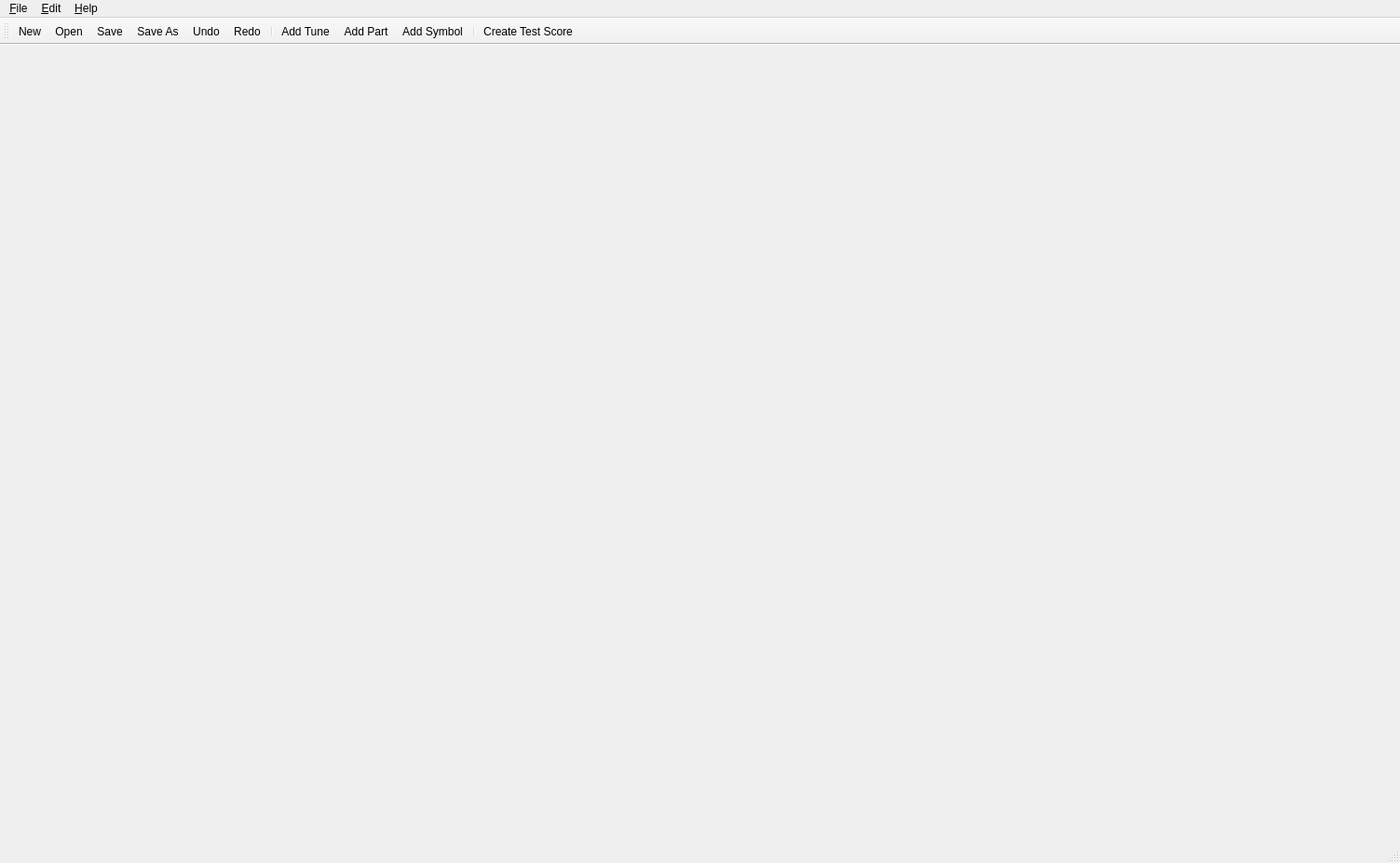
<?xml version="1.0" encoding="UTF-8"?>
<ui version="4.0">
 <class>MainWindow</class>
 <widget class="QMainWindow" name="MainWindow">
  <property name="geometry">
   <rect>
    <x>0</x>
    <y>0</y>
    <width>1503</width>
    <height>926</height>
   </rect>
  </property>
  <property name="windowTitle">
   <string>MainWindow</string>
  </property>
  <widget class="QWidget" name="centralwidget"/>
  <widget class="QStatusBar" name="statusbar"/>
  <widget class="QMenuBar" name="menuBar">
   <property name="geometry">
    <rect>
     <x>0</x>
     <y>0</y>
     <width>1503</width>
     <height>22</height>
    </rect>
   </property>
   <widget class="QMenu" name="fileMenu">
    <property name="title">
     <string>&amp;File</string>
    </property>
    <addaction name="fileNewAction"/>
    <addaction name="fileOpenAction"/>
    <addaction name="fileSaveAction"/>
    <addaction name="fileSaveAsAction"/>
    <addaction name="fileQuitAction"/>
   </widget>
   <widget class="QMenu" name="editMenu">
    <property name="title">
     <string>&amp;Edit</string>
    </property>
    <addaction name="editAddTuneAction"/>
    <addaction name="editAddSymbolsAction"/>
    <addaction name="editSettingsAction"/>
   </widget>
   <widget class="QMenu" name="menu_Help">
    <property name="title">
     <string>&amp;Help</string>
    </property>
    <addaction name="helpAboutAction"/>
   </widget>
   <addaction name="fileMenu"/>
   <addaction name="editMenu"/>
   <addaction name="menu_Help"/>
  </widget>
  <widget class="QToolBar" name="mainToolBar">
   <property name="windowTitle">
    <string>toolBar</string>
   </property>
   <property name="iconSize">
    <size>
     <width>26</width>
     <height>26</height>
    </size>
   </property>
   <property name="toolButtonStyle">
    <enum>Qt::ToolButtonTextUnderIcon</enum>
   </property>
   <property name="floatable">
    <bool>false</bool>
   </property>
   <attribute name="toolBarArea">
    <enum>TopToolBarArea</enum>
   </attribute>
   <attribute name="toolBarBreak">
    <bool>false</bool>
   </attribute>
   <addaction name="fileNewAction"/>
   <addaction name="fileOpenAction"/>
   <addaction name="fileSaveAction"/>
   <addaction name="fileSaveAsAction"/>
   <addaction name="editUndoAction"/>
   <addaction name="editRedoAction"/>
   <addaction name="separator"/>
   <addaction name="editAddTuneAction"/>
   <addaction name="editAddTunePartAction"/>
   <addaction name="editAddSymbolsAction"/>
   <addaction name="separator"/>
   <addaction name="editCreateTestScore"/>
  </widget>
  <action name="fileNewAction">
   <property name="icon">
    <iconset resource="app_resources.qrc">
     <normaloff>:/application/document-new</normaloff>:/application/document-new</iconset>
   </property>
   <property name="text">
    <string>&amp;New</string>
   </property>
   <property name="shortcut">
    <string>Ctrl+N</string>
   </property>
  </action>
  <action name="fileQuitAction">
   <property name="text">
    <string>&amp;Quit</string>
   </property>
   <property name="shortcut">
    <string>Ctrl+Q</string>
   </property>
  </action>
  <action name="editAddTuneAction">
   <property name="icon">
    <iconset resource="app_resources.qrc">
     <normaloff>:/application/tune-new</normaloff>:/application/tune-new</iconset>
   </property>
   <property name="text">
    <string>Add &amp;Tune</string>
   </property>
   <property name="shortcut">
    <string>Ctrl+T</string>
   </property>
  </action>
  <action name="editAddSymbolsAction">
   <property name="icon">
    <iconset resource="app_resources.qrc">
     <normaloff>:/application/tune-add-symbols</normaloff>:/application/tune-add-symbols</iconset>
   </property>
   <property name="text">
    <string>Add &amp;Symbol</string>
   </property>
   <property name="shortcut">
    <string>Ctrl+I</string>
   </property>
  </action>
  <action name="fileOpenAction">
   <property name="icon">
    <iconset resource="app_resources.qrc">
     <normaloff>:/application/document-open</normaloff>:/application/document-open</iconset>
   </property>
   <property name="text">
    <string>&amp;Open</string>
   </property>
   <property name="shortcut">
    <string>Ctrl+O</string>
   </property>
  </action>
  <action name="fileSaveAction">
   <property name="icon">
    <iconset resource="app_resources.qrc">
     <normaloff>:/application/document-save</normaloff>:/application/document-save</iconset>
   </property>
   <property name="text">
    <string>&amp;Save</string>
   </property>
   <property name="shortcut">
    <string>Ctrl+S</string>
   </property>
  </action>
  <action name="fileSaveAsAction">
   <property name="icon">
    <iconset resource="app_resources.qrc">
     <normaloff>:/application/document-save-as</normaloff>:/application/document-save-as</iconset>
   </property>
   <property name="text">
    <string>Save As</string>
   </property>
   <property name="shortcut">
    <string>Ctrl+Shift+S</string>
   </property>
  </action>
  <action name="editUndoAction">
   <property name="enabled">
    <bool>true</bool>
   </property>
   <property name="icon">
    <iconset resource="app_resources.qrc">
     <normaloff>:/application/edit-undo</normaloff>:/application/edit-undo</iconset>
   </property>
   <property name="text">
    <string>Undo</string>
   </property>
   <property name="toolTip">
    <string>Undo</string>
   </property>
   <property name="shortcut">
    <string>Ctrl+Z</string>
   </property>
   <property name="visible">
    <bool>true</bool>
   </property>
  </action>
  <action name="editRedoAction">
   <property name="icon">
    <iconset resource="app_resources.qrc">
     <normaloff>:/application/edit-redo</normaloff>:/application/edit-redo</iconset>
   </property>
   <property name="text">
    <string>Redo</string>
   </property>
   <property name="toolTip">
    <string>Redo</string>
   </property>
   <property name="shortcut">
    <string>Ctrl+Shift+Z</string>
   </property>
  </action>
  <action name="editAddTunePartAction">
   <property name="icon">
    <iconset resource="app_resources.qrc">
     <normaloff>:/application/tune-add-part</normaloff>:/application/tune-add-part</iconset>
   </property>
   <property name="text">
    <string>Add &amp;Part</string>
   </property>
   <property name="toolTip">
    <string>Add Part</string>
   </property>
  </action>
  <action name="helpAboutAction">
   <property name="text">
    <string>&amp;About</string>
   </property>
  </action>
  <action name="editSettingsAction">
   <property name="icon">
    <iconset resource="app_resources.qrc">
     <normaloff>:/application/document-properties</normaloff>:/application/document-properties</iconset>
   </property>
   <property name="text">
    <string>Settings</string>
   </property>
   <property name="shortcut">
    <string>Ctrl+P</string>
   </property>
  </action>
  <action name="editCreateTestScore">
   <property name="icon">
    <iconset resource="app_resources.qrc">
     <normaloff>:/application/score_settings</normaloff>:/application/score_settings</iconset>
   </property>
   <property name="text">
    <string>Create Test Score</string>
   </property>
   <property name="toolTip">
    <string>Add a score with tune and symbols</string>
   </property>
  </action>
 </widget>
 <resources>
  <include location="app_resources.qrc"/>
 </resources>
 <connections>
  <connection>
   <sender>fileQuitAction</sender>
   <signal>triggered()</signal>
   <receiver>MainWindow</receiver>
   <slot>close()</slot>
   <hints>
    <hint type="sourcelabel">
     <x>-1</x>
     <y>-1</y>
    </hint>
    <hint type="destinationlabel">
     <x>399</x>
     <y>340</y>
    </hint>
   </hints>
  </connection>
 </connections>
</ui>
